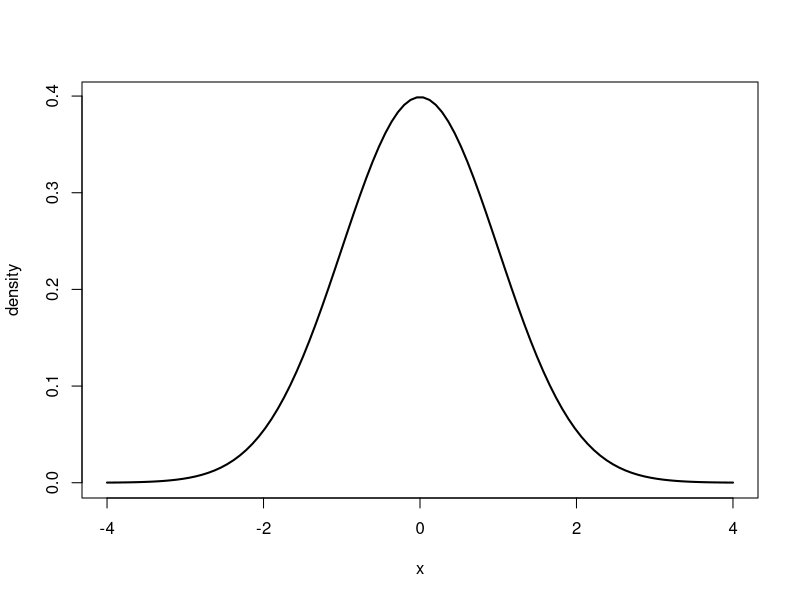

Source code (R):
# Plot a normal distribution:
x <- seq(-4, 4, length.out = 100)
y <- dnorm(x)
plot(x, y, type = "l", lwd = 2, xlab = "x", ylab = "density")
